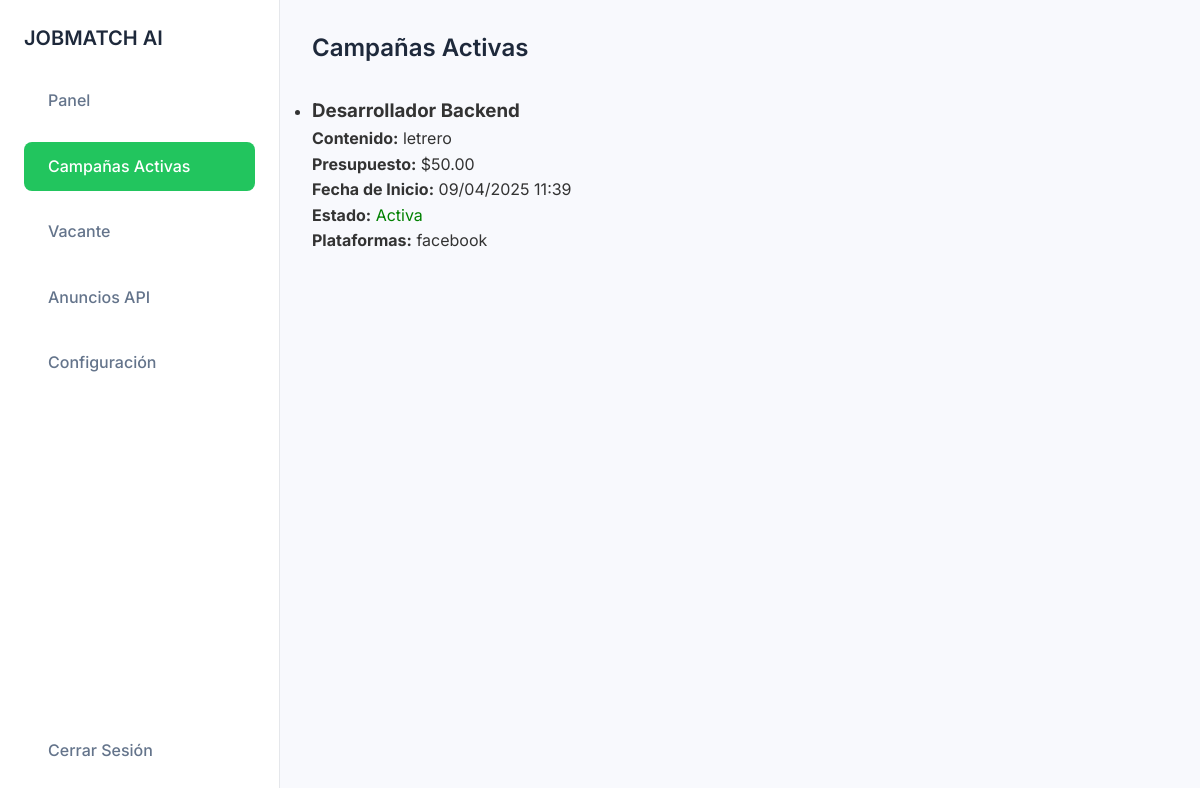
Before: /campanias-activas/ with the older database file.
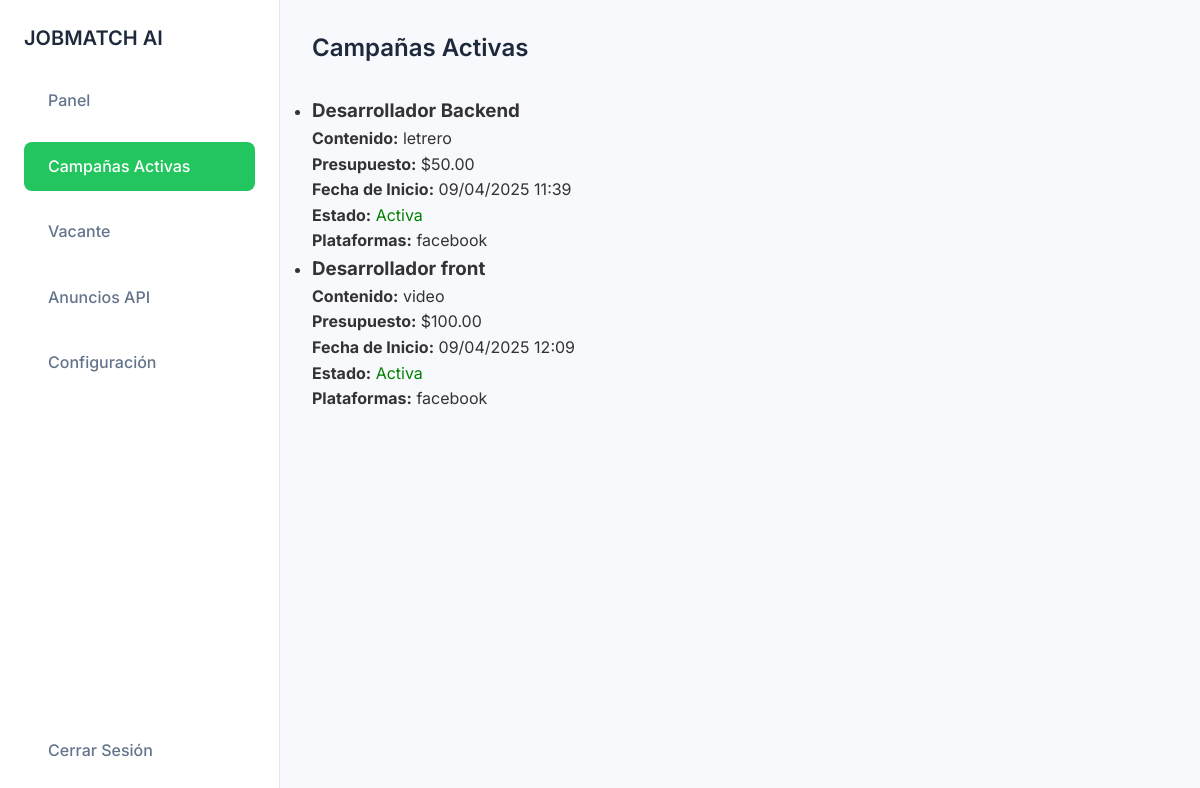
After: the same page with the newer database file.
### dashboard/models.py (models this page shows, shortened)
class Campania(models.Model):
    ESTADOS = (
        ('activa', 'Activa'),
        ('pausada', 'Pausada'),
        ('finalizada', 'Finalizada'),
    )
    usuario = models.ForeignKey(User, on_delete=models.CASCADE)
    OfertaLaboral = models.ForeignKey('OfertaLaboral', on_delete=models.SET_NULL, null=True, blank=True)
    nombre = models.CharField(max_length=200)
    contenido = models.TextField()
    plataformas = models.ManyToManyField(Plataforma)
    presupuesto = models.DecimalField(max_digits=10, decimal_places=2)
    fecha_inicio = models.DateTimeField()
    fecha_creacion = models.DateTimeField(auto_now_add=True)
    estado = models.CharField(max_length=20, choices=ESTADOS, default='pausada')
    id_facebook = models.CharField(max_length=100, blank=True)  # ID de la campaña en Meta

class Plataforma(models.Model):
    nombre = models.CharField(max_length=50)
    api_key = models.CharField(max_length=100, blank=True)

### dashboard/views.py (the view)
# urls.py: path('campanias-activas/', campania_activas, name='campania_activas'),
def campania_activas(request):
    campañas = Campania.objects.filter(estado='activa')
    return render(request, 'campania_activas.html', {'campañas': campañas, 'active_page': 'campania'})

### dashboard/templates/campania_activas.html (shortened to what this page needs)
{% load static %}
<!doctype html>
<html lang="es">
<head>
  <link rel="stylesheet" href="https://cdn.jsdelivr.net/npm/@tabler/icons-webfont@2.30.0/tabler-icons.min.css">
  <link rel="stylesheet" href="{% static 'dashboard/css/styles.css' %}">
</head>
<body>
  <div class="dashboard-container">
    <nav class="sidebar">
      <div class="logo-container">
          <h1 class="logo-text">JOBMATCH AI</h1>
      </div>
      <ul class="nav-menu">
          <li class="nav-item"><a href="{% url 'dashboard' %}" class="nav-link"> <span class="nav-text">Panel</span></a></li>
          <li class="nav-item active"><a href="{% url 'campania_activas' %}" class="nav-link"> <span class="nav-text">Campañas Activas</span></a></li>
          <li class="nav-item"><a href="{% url 'vacante' %}" class="nav-link"> <span class="nav-text">Vacante</span></a></li>
          <li class="nav-item"><a href="{% url 'create_campaign' %}" class="nav-link"> <span class="nav-text">Anuncios API</span></a></li>
          <li class="nav-item"><a href="#" class="nav-link"> <span class="nav-text">Configuración</span></a></li>
      </ul>
      <div class="logout-container">
          <span class="nav-text">Cerrar Sesión</span>
      </div>
  </nav>
    <main class="main-content">
      <header class="main-header">
        <div class="welcome-container">
          <h2 class="welcome-heading">Campañas Activas</h2>
        </div>
      </header>
      <section class="campaigns">
        {% if campañas %}
          <ul class="campaigns-list">
            {% for campania in campañas %}
              <li class="campaign-card">
                <h3>{{ campania.nombre }}</h3>
                <p><strong>Contenido:</strong> {{ campania.contenido }}</p>
                <p><strong>Presupuesto:</strong> ${{ campania.presupuesto }}</p>
                <p><strong>Fecha de Inicio:</strong> {{ campania.fecha_inicio|date:"d/m/Y H:i" }}</p>
                <p><strong>Estado:</strong>
                  <span style="color:
                    {% if campania.estado == 'activa' %}green
                    {% elif campania.estado == 'pausada' %}orange
                    {% else %}red{% endif %};
                  ">
                    {{ campania.estado|capfirst }}
                  </span>
                </p>
                <p><strong>Plataformas:</strong>
                  {% for plataforma in campania.plataformas.all %}
                    {{ plataforma.nombre }}{% if not forloop.last %}, {% endif %}
                  {% empty %}
                    <em>No hay plataformas asignadas</em>
                  {% endfor %}
                </p>
              </li>
            {% endfor %}
          </ul>
        {% else %}
          <p class="no-campaigns">No hay campañas activas.</p>
        {% endif %}
      </section>
    </main>
  </div>
</body>
</html>

### dashboard/static/dashboard/css/styles.css (style rules this page uses)
* { margin: 0; padding: 0; box-sizing: border-box; font-family: "Inter", sans-serif; }
body { background-color: #f8f9fd; color: #333; line-height: 1.6; }
.dashboard-container { display: flex; min-height: 100vh; }
.sidebar { width: 280px; background-color: #ffffff; padding: 1.5rem; display: flex; flex-direction: column; gap: 1.5rem; border-right: 1px solid #e5e7eb; }
.logo-container { display: flex; align-items: center; gap: 0.75rem; }
.logo-text { color: #1e293b; font-size: 1.25rem; line-height: 1.75rem; font-weight: 600; }
.nav-menu { display: flex; flex-direction: column; gap: 1rem; }
.nav-item { display: flex; align-items: center; gap: 0.75rem; color: #64748b; padding: 0.75rem; border-radius: 0.5rem; cursor: pointer; transition: all 0.3s ease; }
.nav-item.active { background-color: #22c55e; color: white; }
.nav-text { font-weight: 500; }
.nav-link { display: flex; align-items: center; gap: 0.75rem; color: inherit; text-decoration: none; width: 100%; }
.nav-item.active .nav-link { color: white; }
.logout-container { margin-top: auto; display: flex; align-items: center; gap: 0.75rem; color: #64748b; padding: 0.75rem; cursor: pointer; transition: all 0.3s ease; }
.main-content { flex: 1; padding: 2rem; }
.main-header { display: flex; justify-content: space-between; align-items: center; margin-bottom: 2rem; }
.welcome-container { display: flex; flex-direction: column; gap: 0.5rem; }
.welcome-heading { color: #1e293b; font-size: 1.5rem; line-height: 2rem; font-weight: 600; }

Changed rows visible on the page:
added Campania: nombre "Desarrollador front", contenido "video", presupuesto "100.00", fecha_inicio "09/04/2025 12:09", estado "Activa", Plataforma (nombre "facebook")
